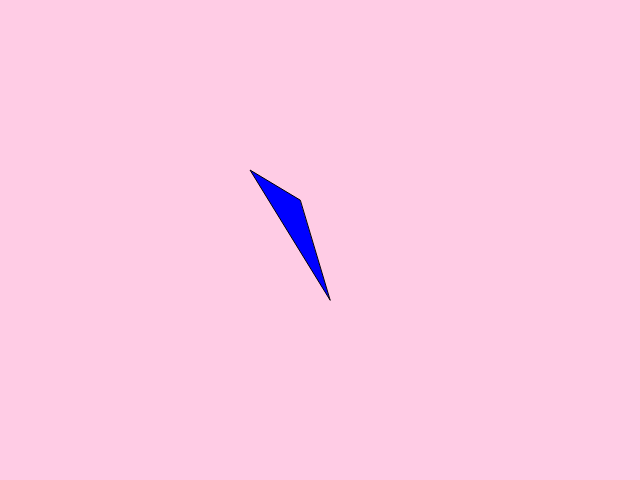
Frame 1 (no input)
Frame 60 (no input): identical to frame 1, image omitted
Frame 120 (the mouse pressed at the canvas centre since frame 60): identical to frame 1, image omitted

The p5.js sketch that drew this single still picture (run headless with seeded random() and noise() and a simulated clock; from frame 60 on, the mouse is pressed at the canvas centre):

// p5.js sketch
// ── sketch.js
function setup() {
  createCanvas(640, 480);
}

function draw() {
  background(255,204,229);
  fill('blue');
  triangle(300, 200, 250, 170, 330, 300);
}
